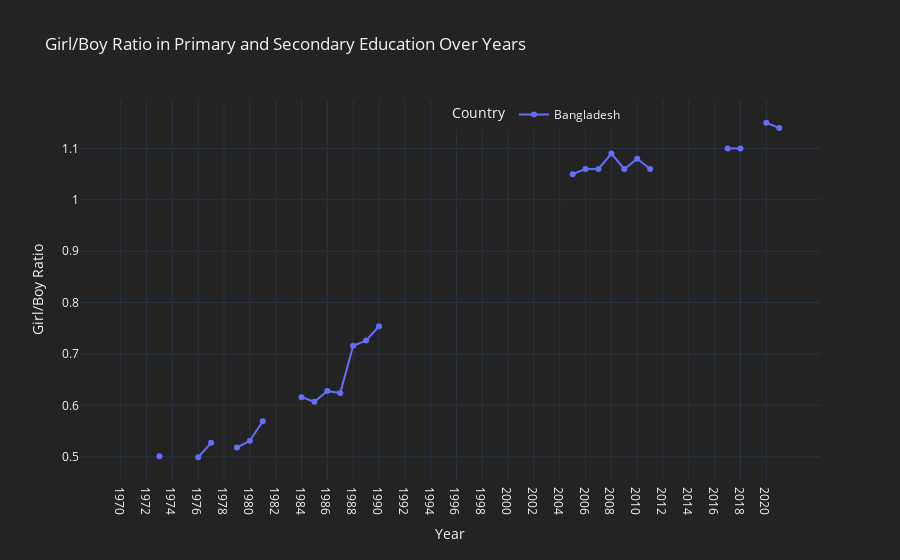

This figure's notebook cell:
### Code cell
# Choose the countries you want to include
selected_countries = ['Bangladesh']  # Add more countries as needed

# Filter the DataFrame for selected countries
selected_data = df[df['country'].isin(selected_countries)]

# Create an interactive line plot using Plotly Express
fig = px.line(selected_data.melt(id_vars=['country'], var_name='Year', value_name='Girl/Boy Ratio'),
              x='Year', y='Girl/Boy Ratio', color='country', line_group='country',
              markers=True, line_dash='country', title='Girl/Boy Ratio in Primary and Secondary Education Over Years',
              labels={'Girl/Boy Ratio': 'Girl/Boy Ratio', 'Year': 'Year', 'country': 'Country'},
              template='plotly_dark')  # Use a dark template for a visually appealing look

# Customize the layout
fig.update_layout(xaxis_title='Year', yaxis_title='Girl/Boy Ratio',
                  legend=dict(title='Country', orientation='h', y=1, x=0.5),
                  hovermode='x', hoverlabel=dict(bgcolor='white', font_size=12),
                  plot_bgcolor='#232323', paper_bgcolor='#232323')  # Set background colors

# Show the interactive plot
fig.show()

### Figure 1 — Plotly figure (JSON) as saved in the notebook; plotly's stock layout.template omitted (floating-point values rounded to 4 significant figures)
{"data": [{"hovertemplate": "Country=Bangladesh<br>Year=%{x}<br>Girl/Boy Ratio=%{y}<extra></extra>", "legendgroup": "Bangladesh", "line": {"color": "#636efa", "dash": "solid"}, "marker": {"symbol": "circle"}, "mode": "lines+markers", "name": "Bangladesh", "orientation": "v", "showlegend": true, "type": "scatter", "x": ["1970", "1971", "1972", "1973", "1974", "1975", "1976", "1977", "1978", "1979", "1980", "1981", "1982", "1983", "1984", "1985", "1986", "1987", "1988", "1989", "1990", "1991", "1992", "1993", "1994", "1995", "1996", "1997", "1998", "1999", "2000", "2001", "2002", "2003", "2004", "2005", "2006", "2007", "2008", "2009", "2010", "2011", "2012", "2013", "2014", "2015", "2016", "2017", "2018", "2019", "2020", "2021"], "xaxis": "x", "y": [null, null, null, 0.501, null, null, 0.499, 0.527, null, 0.518, 0.531, 0.569, null, null, 0.616, 0.607, 0.628, 0.624, 0.716, 0.726, 0.754, null, null, null, null, null, null, null, null, null, null, null, null, null, null, 1.05, 1.06, 1.06, 1.09, 1.06, 1.08, 1.06, null, null, null, null, null, 1.1, 1.1, null, 1.15, 1.14], "yaxis": "y"}], "layout": {"hoverlabel": {"bgcolor": "white", "font": {"size": 12}}, "hovermode": "x", "legend": {"orientation": "h", "title": {"text": "Country"}, "tracegroupgap": 0, "x": 0.5, "y": 1}, "paper_bgcolor": "#232323", "plot_bgcolor": "#232323", "title": {"text": "Girl/Boy Ratio in Primary and Secondary Education Over Years"}, "xaxis": {"anchor": "y", "domain": [0, 1], "title": {"text": "Year"}}, "yaxis": {"anchor": "x", "domain": [0, 1], "title": {"text": "Girl/Boy Ratio"}}}}
